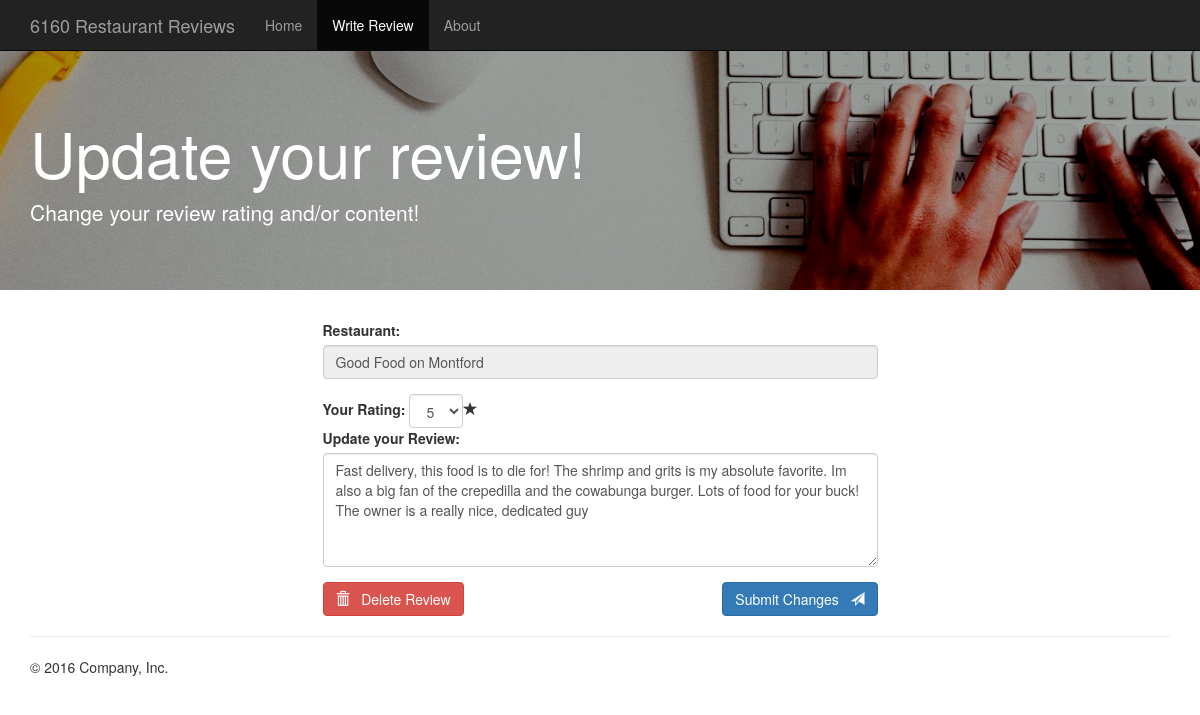
/DBFinalProject/edit_review.php?id=43284, run on the app's committed database.
### tables this page shows
CREATE TABLE `review` (
  `business_id` int(10) UNSIGNED NOT NULL,
  `review_id` int(10) UNSIGNED NOT NULL,
  `user_id` int(10) UNSIGNED DEFAULT NULL,
  `content` longtext NOT NULL,
  `published_date` datetime DEFAULT NULL,
  `stars` tinyint(1) DEFAULT NULL
);

CREATE TABLE `business` (
  `business_id` int(10) UNSIGNED NOT NULL,
  `business_name` varchar(45) NOT NULL,
  `user_id` int(11) DEFAULT NULL COMMENT 'user_id of administrator',
  `hours` varchar(100) DEFAULT NULL,
  `contact_number` varchar(45) DEFAULT NULL,
  `review_count` int(10) DEFAULT 0 COMMENT 'updated via trigger on review insert/delete'
);

### DBFinalProject/edit_review.php (the view, shortened to what this page needs)
<?php
require_once './resources/php/db_connect.php';
$review_id = $_GET['id'];
$review_query = "SELECT review.review_id, review.content, review.stars, business.business_name, business.business_id
                  FROM restaurant.review
                  LEFT JOIN restaurant.business ON review.business_id = business.business_id
                  WHERE review.review_id = ?;";
$review__stmt = $mysqli->prepare($review_query);
$review__stmt->bind_param('i',$review_id);
$review__stmt->execute();
$review_result = $review__stmt->get_result();
$review_info = $review_result->fetch_assoc();
?>
<!DOCTYPE html>
<html lang="en">
<head>
    <link href="./vendors/bootstrap-3.3.7/css/bootstrap.min.css" rel="stylesheet">
</head>
<body>
<nav class="navbar navbar-inverse navbar-fixed-top">
    <div class="container">
        <div class="navbar-header">
            <a class="navbar-brand" href="./index.php">6160 Restaurant Reviews</a>
        </div>
        <div id="navbar" class="navbar-collapse collapse">
            <ul class="nav navbar-nav">
                <li><a href="./index.php">Home</a></li>
                <li class="active"><a href="./write_review.php">Write Review</a></li>
                <li><a href="./about.php">About</a></li>
            </ul>
        </div>
    </div>
</nav>
<div class="jumbotron">
    <div class="container">
        <h1>
            Update your review!
        </h1>
        <p>Change your review rating and/or content!</p>
    </div>
</div>
<div class="container">
    <div class="row">
        <div class="col-md-6 col-md-offset-3 col-sm-8 col-sm-offset-2">
            <form method="POST" action="./resources/php/update_review.php">
                <div class="form-group">
                    <label for="restaurant">Restaurant:</label>
                    <input type="text" class="form-control" readonly value="<?php echo $review_info["business_name"]; ?>" />
                </div>
                <div class="form-inline">
                    <div class="form-group">
                        <label for="rating">Your Rating: </label>
                        <select class="form-control" id="rating" name="rating">
                            <?php $i = 0;
                            while($i <= 5){
                                if($review_info["stars"] == $i){
                                    echo '<option value="',$i,'" selected>',$i,'</option>';
                                }else{
                                    echo '<option value="',$i,'">',$i,'</option>';
                                }
                                $i++;
                            }
                            ?>
                        </select><span class="glyphicon glyphicon-star"></span>
                    </div>
                </div>
                <div class="form-group">
                    <label for="review">Update your Review:</label>
                    <textarea class="form-control" name="review" id="review" rows="5"><?php echo $review_info["content"]; ?></textarea>
                </div>
                <button type="submit" class="btn btn-primary pull-right">Submit Changes &nbsp; <span class="glyphicon glyphicon-send"></span></button>
            </form>
            <form method="POST" action="./resources/php/delete_review.php">
                <button type="submit" class="btn btn-danger pull-left"><span class="glyphicon glyphicon-trash"></span> &nbsp; Delete Review</button>&nbsp;
            </form>
        </div>
    </div>
    <hr>
    <footer>
        <p>&copy; 2016 Company, Inc.</p>
    </footer>
</div>
</body>
</html>

### DBFinalProject/edit_review.php (style rules this page uses)
.jumbotron { padding-top: 98px; background: url("resources/img/writing.jpg"); background-size: cover; background-position: center; background-repeat: no-repeat; color: white; }

### data on the page
review: business.business_name "Good Food on Montford", rating "5", review "Fast delivery, this food is to die for! The shrimp and grits is my absolute favorite. Im also a big fan of the crepedilla and the cowabunga burger. Lots of food for your buck! The owner is a really nice, dedicated guy"
